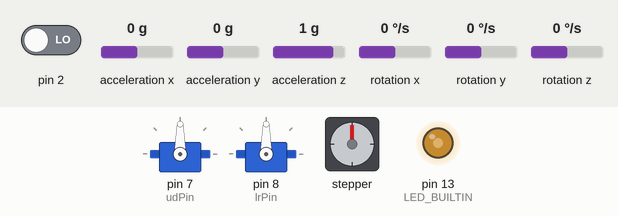
A sketch run on a simulated Arduino Uno, built with avr-gcc and run on an emulated ATmega328P. Parts: 2 × servo, stepper motor, output pins drawn as LEDs (lit = HIGH). The test bench sets the inputs (shaded band); at power-on: rotation z 0 °/s, acceleration x 0 g, acceleration y 0 g, acceleration z 1 g, pin 2 LOW, rotation x 0 °/s, rotation y 0 °/s. The sensor or clock chip raises its interrupt line as the real part does; stepper angles assume 4096 steps per turn; what the sketch prints to the serial monitor is not drawn.

Above: at 1.7 s.
1.8 s: rotation z set to -192 °/s
At 3.95 s:
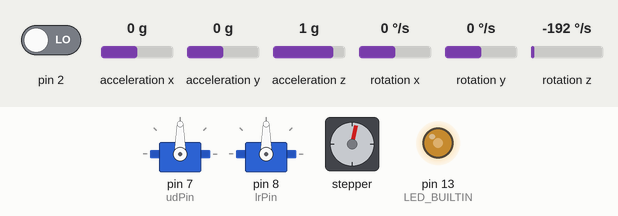
4.8 s: acceleration x set to -1.4 g
At 5.43 s:
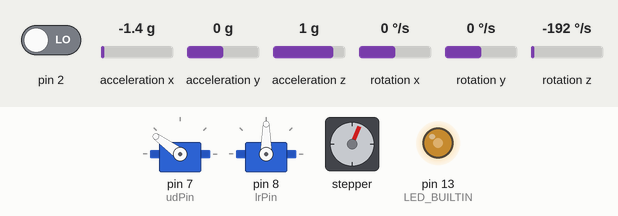
7.8 s: acceleration y set to -1.4 g
At 9.35 s:
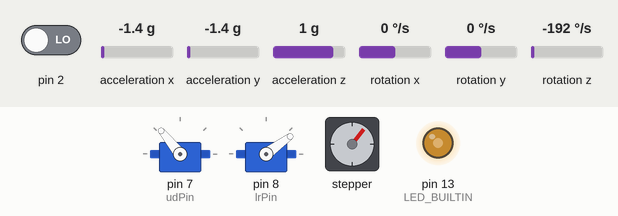
10.8 s: acceleration z set to -1.4 g
At 12.77 s:
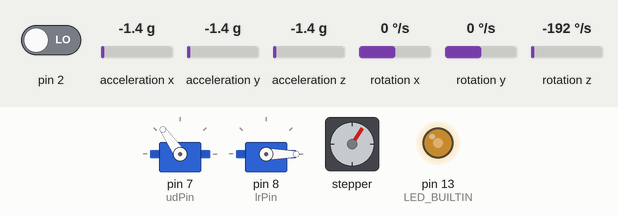
13.8 s: acceleration x set to -0.8 g
At 14.81 s:
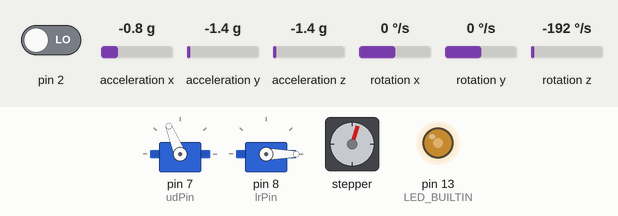
16.8 s: acceleration y set to -0.1 g
At 18.76 s:
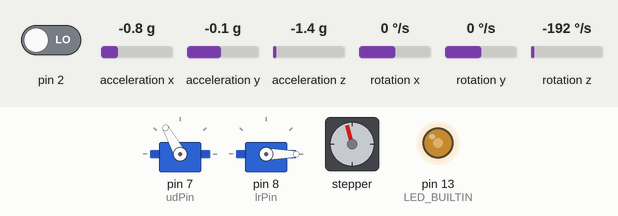
19.8 s: acceleration y set to 0.2 g
Timing chart, 0 to 29.8 s (numbered marks = the images above; inputs shaded):
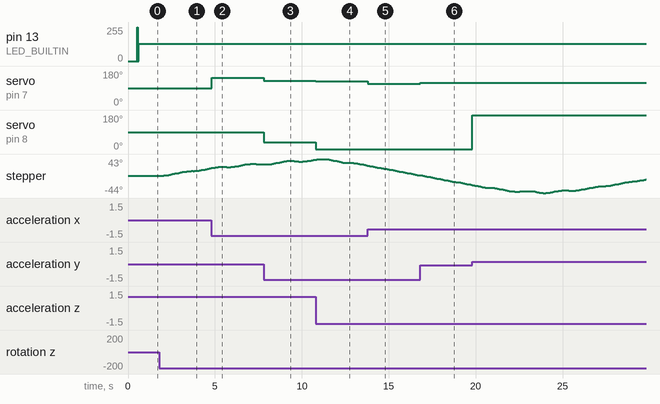

The sketch:

accel_servo_stepper.ino
```cpp
#include <Servo.h>
#include <AccelStepper.h>
#define HALFSTEP 8

Servo servoUD, servoLR;  // create servo object to control a servo

// Motor pin definitions
#define motorPin1  3     // IN1 on the ULN2003 driver 1
#define motorPin2  4     // IN2 on the ULN2003 driver 1
#define motorPin3  5     // IN3 on the ULN2003 driver 1
#define motorPin4  6     // IN4 on the ULN2003 driver 1
#define udPin 7
#define lrPin 8

// Initialize with pin sequence IN1-IN3-IN2-IN4 for using the AccelStepper with 28BYJ-48
AccelStepper stepper(HALFSTEP, motorPin1, motorPin3, motorPin2, motorPin4);

// I2Cdev and MPU6050 must be installed as libraries, or else the .cpp/.h files
// for both classes must be in the include path of your project
#include "I2Cdev.h"

#include "MPU6050_6Axis_MotionApps20.h"
//#include "MPU6050.h" // not necessary if using MotionApps include file

// Arduino Wire library is required if I2Cdev I2CDEV_ARDUINO_WIRE implementation
// is used in I2Cdev.h
#if I2CDEV_IMPLEMENTATION == I2CDEV_ARDUINO_WIRE
#include "Wire.h"
#endif

// class default I2C address is 0x68
// specific I2C addresses may be passed as a parameter here
// AD0 low = 0x68 (default for SparkFun breakout and InvenSense evaluation board)
// AD0 high = 0x69
MPU6050 mpu;
//MPU6050 mpu(0x69); // <-- use for AD0 high

/* =========================================================================
   NOTE: In addition to connection 3.3v, GND, SDA, and SCL, this sketch
   depends on the MPU-6050's INT pin being connected to the Arduino's
   external interrupt #0 pin. On the Arduino Uno and Mega 2560, this is
   digital I/O pin 2.
 * ========================================================================= */

/* uncomment "OUTPUT_READABLE_QUATERNION" if you want to see the actual
 quaternion components in a [w, x, y, z] format (not best for parsing
 on a remote host such as Processing or something though) */
//#define OUTPUT_READABLE_QUATERNION

/* uncomment "OUTPUT_READABLE_EULER" if you want to see Euler angles
  (in degrees) calculated from the quaternions coming from the FIFO.
  Note that Euler angles suffer from gimbal lock (for more info, see
  http://en.wikipedia.org/wiki/Gimbal_lock) */
//#define OUTPUT_READABLE_EULER

/* uncomment "OUTPUT_READABLE_YAWPITCHROLL" if you want to see the yaw/
  pitch/roll angles (in degrees) calculated from the quaternions coming
  from the FIFO. Note this also requires gravity vector calculations.
  Also note that yaw/pitch/roll angles suffer from gimbal lock (for
  more info, see: http://en.wikipedia.org/wiki/Gimbal_lock) */
#define OUTPUT_READABLE_YAWPITCHROLL

/* uncomment "OUTPUT_READABLE_REALACCEL" if you want to see acceleration
  components with gravity removed. This acceleration reference frame is
  not compensated for orientation, so +X is always +X according to the
  sensor, just without the effects of gravity. If you want acceleration
  compensated for orientation, us OUTPUT_READABLE_WORLDACCEL instead. */
//#define OUTPUT_READABLE_REALACCEL

/* uncomment "OUTPUT_READABLE_WORLDACCEL" if you want to see acceleration
 components with gravity removed and adjusted for the world frame of
 reference (yaw is relative to initial orientation, since no magnetometer
 is present in this case). Could be quite handy in some cases. */
//#define OUTPUT_READABLE_WORLDACCEL

// uncomment "OUTPUT_TEAPOT" if you want output that matches the format used for the InvenSense teapot demo
//#define OUTPUT_TEAPOT

bool blinkState = false;

// MPU control/status vars
bool dmpReady = false;  // set true if DMP init was successful
uint8_t mpuIntStatus;   // holds actual interrupt status byte from MPU
uint8_t devStatus;      // return status after each device operation (0 = success, !0 = error)
uint16_t packetSize;    // expected DMP packet size (default is 42 bytes)
uint16_t fifoCount;     // count of all bytes currently in FIFO
uint8_t fifoBuffer[64]; // FIFO storage buffer

// orientation/motion vars
Quaternion q;           // [w, x, y, z]         quaternion container
VectorInt16 aa;         // [x, y, z]            accel sensor measurements
VectorInt16 aaReal;     // [x, y, z]            gravity-free accel sensor measurements
VectorInt16 aaWorld;    // [x, y, z]            world-frame accel sensor measurements
VectorFloat gravity;    // [x, y, z]            gravity vector
float euler[3];         // [psi, theta, phi]    Euler angle container
float ypr[3];           // [yaw, pitch, roll]   yaw/pitch/roll container and gravity vector

// packet structure for InvenSense teapot demo
uint8_t teapotPacket[14] = { '$', 0x02, 0, 0, 0, 0, 0, 0, 0, 0, 0x00, 0x00, '\r', '\n' };

int dest = 0;

// ================================================================
// ===               INTERRUPT DETECTION ROUTINE                ===
// ================================================================

volatile bool mpuInterrupt = false;     // indicates whether MPU interrupt pin has gone high

void dmpDataReady()
{
  mpuInterrupt = true;
}

// ================================================================
// ===                      INITIAL SETUP                       ===
// ================================================================

void setup()
{
  stepper.setMaxSpeed(1000.0);
  stepper.setAcceleration(100.0);
  stepper.setSpeed(200);
//  stepper.moveTo(20000);
  servoUD.attach(udPin);
  servoLR.attach(lrPin);
  // join I2C bus (I2Cdev library doesn't do this automatically)
#if I2CDEV_IMPLEMENTATION == I2CDEV_ARDUINO_WIRE
  Wire.begin();
  TWBR = 24; // 400kHz I2C clock (200kHz if CPU is 8MHz)
#elif I2CDEV_IMPLEMENTATION == I2CDEV_BUILTIN_FASTWIRE
  Fastwire::setup(400, true);
#endif
  // initialize serial communication
  // (115200 chosen because it is required for Teapot Demo output, but it's
  // really up to you depending on your project)
  Serial.begin(115200);
  while (!Serial); // wait for Leonardo enumeration, others continue immediately
  // NOTE: 8MHz or slower host processors, like the Teensy @ 3.3v or Ardunio
  // Pro Mini running at 3.3v, cannot handle this baud rate reliably due to
  // the baud timing being too misaligned with processor ticks. You must use
  // 38400 or slower in these cases, or use some kind of external separate
  // crystal solution for the UART timer.
  // initialize device
  Serial.println(F("Initializing I2C devices..."));
  mpu.initialize();
  // verify connection
  Serial.println(F("Testing device connections..."));
  Serial.println(mpu.testConnection() ? F("MPU6050 connection successful") : F("MPU6050 connection failed"));
  // wait for ready
  //    Serial.println(F("\nSend any character to begin DMP programming and demo: "));
  //    while (Serial.available() && Serial.read()); // empty buffer
  //    while (!Serial.available());                 // wait for data
  //    while (Serial.available() && Serial.read()); // empty buffer again
  // load and configure the DMP
  Serial.println(F("Initializing DMP..."));
  devStatus = mpu.dmpInitialize();
  // supply your own gyro offsets here, scaled for min sensitivity
  mpu.setXGyroOffset(220);
  mpu.setYGyroOffset(76);
  mpu.setZGyroOffset(-85);
  mpu.setZAccelOffset(1788); // 1688 factory default for my test chip
  // make sure it worked (returns 0 if so)
  if (devStatus == 0)
  {
    // turn on the DMP, now that it's ready
    Serial.println(F("Enabling DMP..."));
    mpu.setDMPEnabled(true);
    // enable Arduino interrupt detection
    Serial.println(F("Enabling interrupt detection (Arduino external interrupt 0)..."));
    attachInterrupt(0, dmpDataReady, RISING);
    mpuIntStatus = mpu.getIntStatus();
    // set our DMP Ready flag so the main loop() function knows it's okay to use it
    Serial.println(F("DMP ready! Waiting for first interrupt..."));
    dmpReady = true;
    // get expected DMP packet size for later comparison
    packetSize = mpu.dmpGetFIFOPacketSize();
  }
  else
  {
    // ERROR!
    // 1 = initial memory load failed
    // 2 = DMP configuration updates failed
    // (if it's going to break, usually the code will be 1)
    Serial.print(F("DMP Initialization failed (code "));
    Serial.print(devStatus);
    Serial.println(F(")"));
  }
  // configure LED for output
  pinMode(LED_BUILTIN, OUTPUT);
}

// ================================================================
// ===                    MAIN PROGRAM LOOP                     ===
// ================================================================

void loop()
{
  // if programming failed, don't try to do anything
  if (!dmpReady) return;
  // wait for MPU interrupt or extra packet(s) available
  while (!mpuInterrupt && fifoCount < packetSize)
  {
    // other program behavior stuff here
    // .
    // if you are really paranoid you can frequently test in between other
    // stuff to see if mpuInterrupt is true, and if so, "break;" from the
    // while() loop to immediately process the MPU data
    // .
  }
  // reset interrupt flag and get INT_STATUS byte
  mpuInterrupt = false;
  mpuIntStatus = mpu.getIntStatus();
  // get current FIFO count
  fifoCount = mpu.getFIFOCount();
  // check for overflow (this should never happen unless our code is too inefficient)
  if ((mpuIntStatus & 0x10) || fifoCount == 1024)
  {
    // reset so we can continue cleanly
    mpu.resetFIFO();
    Serial.println(F("FIFO overflow!"));
    // otherwise, check for DMP data ready interrupt (this should happen frequently)
  }
  else if (mpuIntStatus & 0x02)
  {
    // wait for correct available data length, should be a VERY short wait
    while (fifoCount < packetSize) fifoCount = mpu.getFIFOCount();
    // read a packet from FIFO
    mpu.getFIFOBytes(fifoBuffer, packetSize);
    // track FIFO count here in case there is > 1 packet available
    // (this lets us immediately read more without waiting for an interrupt)
    fifoCount -= packetSize;
#ifdef OUTPUT_READABLE_QUATERNION
    // display quaternion values in easy matrix form: w x y z
    mpu.dmpGetQuaternion(&q, fifoBuffer);
    Serial.print("quat\t");
    Serial.print(q.w);
    Serial.print("\t");
    Serial.print(q.x);
    Serial.print("\t");
    Serial.print(q.y);
    Serial.print("\t");
    Serial.println(q.z);
#endif

#ifdef OUTPUT_READABLE_EULER
    // display Euler angles in degrees
    mpu.dmpGetQuaternion(&q, fifoBuffer);
    mpu.dmpGetEuler(euler, &q);
    Serial.print("euler\t");
    Serial.print(euler[0] * 180 / M_PI);
    Serial.print("\t");
    Serial.print(euler[1] * 180 / M_PI);
    Serial.print("\t");
    Serial.println(euler[2] * 180 / M_PI);
#endif
#ifdef OUTPUT_READABLE_YAWPITCHROLL
    // display Euler angles in degrees
    mpu.dmpGetQuaternion(&q, fifoBuffer);
    mpu.dmpGetGravity(&gravity, &q);
    mpu.dmpGetYawPitchRoll(ypr, &q, &gravity);
    //            x = ypr[0] * 180/M_PI;
    //            y = ypr[1] * 180/M_PI;
    //            x = map(x, -72, 65, 0, 180);     // scale it to use it with the servo (value between 0 and 180)
    //            y = map(y, -83, 41, 0, 180);     // scale it to use it with the servo (value between 0 and 180)
    servoUD.write(int(ypr[1] * -180 / M_PI) + 90);
    servoLR.write(int(ypr[2] * 180 / M_PI) + 90);
    dest = map(int(ypr[0] * 180 / M_PI), -90, 90, -1019, 1019);
    stepper.moveTo(dest);
//    if (stepper.distanceToGo() == 0) {}
    stepper.run();
//    stepper.runToNewPosition(pos);
//    pos = map(var, 0, 1023, 0, 4076);
//    stepper.runToNewPosition(pos);
    /*
                Serial.print("ypr\t");
                Serial.print(ypr[0] * 180/M_PI);
                Serial.print("\t");
                Serial.print(ypr[1] * 180/M_PI);
                Serial.print("\t");
                Serial.println(ypr[2] * 180/M_PI);
                */
#endif

#ifdef OUTPUT_READABLE_REALACCEL
    // display real acceleration, adjusted to remove gravity
    mpu.dmpGetQuaternion(&q, fifoBuffer);
    mpu.dmpGetAccel(&aa, fifoBuffer);
    mpu.dmpGetGravity(&gravity, &q);
    mpu.dmpGetLinearAccel(&aaReal, &aa, &gravity);
    Serial.print("areal\t");
    Serial.print(aaReal.x);
    Serial.print("\t");
    Serial.print(aaReal.y);
    Serial.print("\t");
    Serial.println(aaReal.z);
#endif

#ifdef OUTPUT_READABLE_WORLDACCEL
    // display initial world-frame acceleration, adjusted to remove gravity
    // and rotated based on known orientation from quaternion
    mpu.dmpGetQuaternion(&q, fifoBuffer);
    mpu.dmpGetAccel(&aa, fifoBuffer);
    mpu.dmpGetGravity(&gravity, &q);
    mpu.dmpGetLinearAccel(&aaReal, &aa, &gravity);
    mpu.dmpGetLinearAccelInWorld(&aaWorld, &aaReal, &q);
    Serial.print("aworld\t");
    Serial.print(aaWorld.x);
    Serial.print("\t");
    Serial.print(aaWorld.y);
    Serial.print("\t");
    Serial.println(aaWorld.z);
#endif

#ifdef OUTPUT_TEAPOT
    // display quaternion values in InvenSense Teapot demo format:
    teapotPacket[2] = fifoBuffer[0];
    teapotPacket[3] = fifoBuffer[1];
    teapotPacket[4] = fifoBuffer[4];
    teapotPacket[5] = fifoBuffer[5];
    teapotPacket[6] = fifoBuffer[8];
    teapotPacket[7] = fifoBuffer[9];
    teapotPacket[8] = fifoBuffer[12];
    teapotPacket[9] = fifoBuffer[13];
    Serial.write(teapotPacket, 14);
    teapotPacket[11]++; // packetCount, loops at 0xFF on purpose
#endif

    // blink LED to indicate activity
    blinkState = !blinkState;
    digitalWrite(LED_BUILTIN, blinkState);
  }
  //    delay(10);
}
```

Measured:
- after the input at 1.8 s, stepper: turns 13° clockwise in 1.6 s, then 1° counter-clockwise in 0.00 s, then 8° clockwise in 0.97 s
- after the input at 4.8 s, servo on pin 7 (udPin): 90° → 144° at once
- after the input at 7.8 s, servo on pin 7 (udPin): 144° → 129° at once; servo on pin 8 (lrPin): 90° → 36° at once
- after the input at 10.8 s, servo on pin 7 (udPin): 129° → 125° at once; servo on pin 8 (lrPin): 36° → 0° at once
- after the input at 13.8 s, servo on pin 7 (udPin): 125° → 112° at once
- after the input at 16.8 s, servo on pin 7 (udPin): 112° → 119° at once
- after the input at 19.8 s, servo on pin 8 (lrPin): 0° → 180° at once
